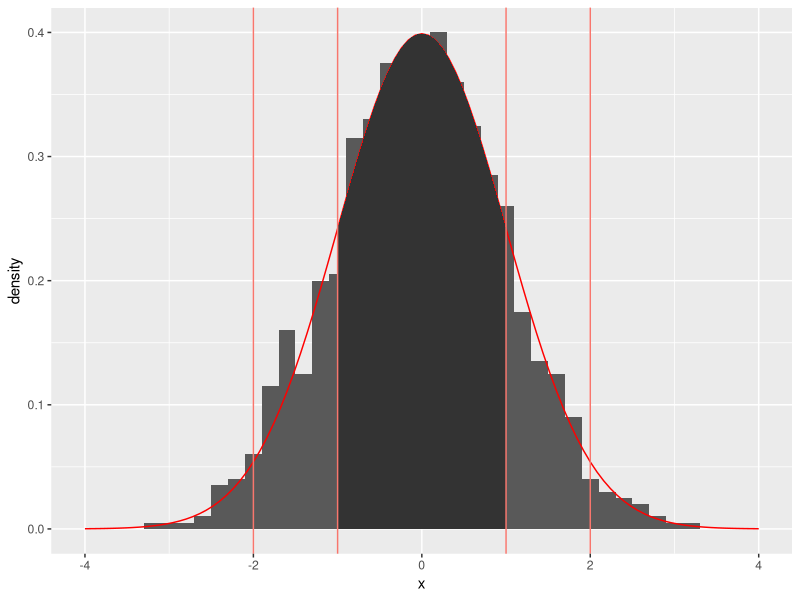
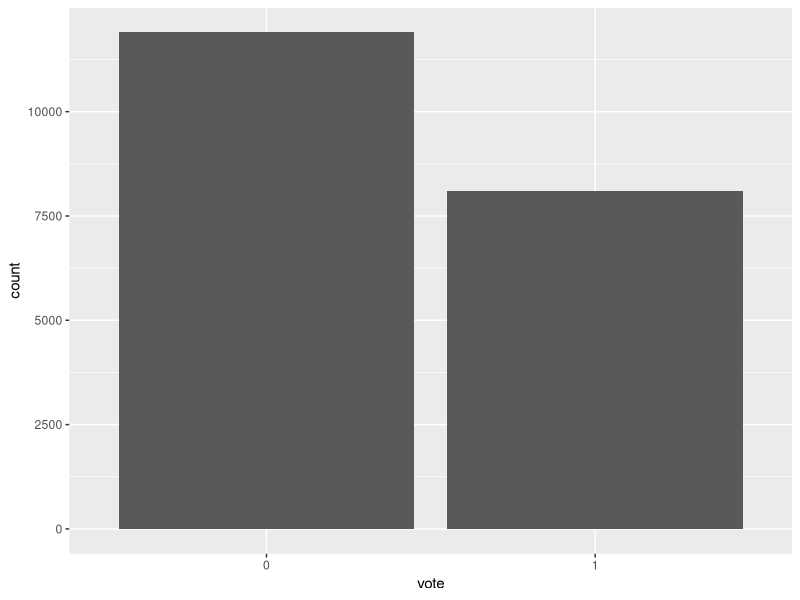
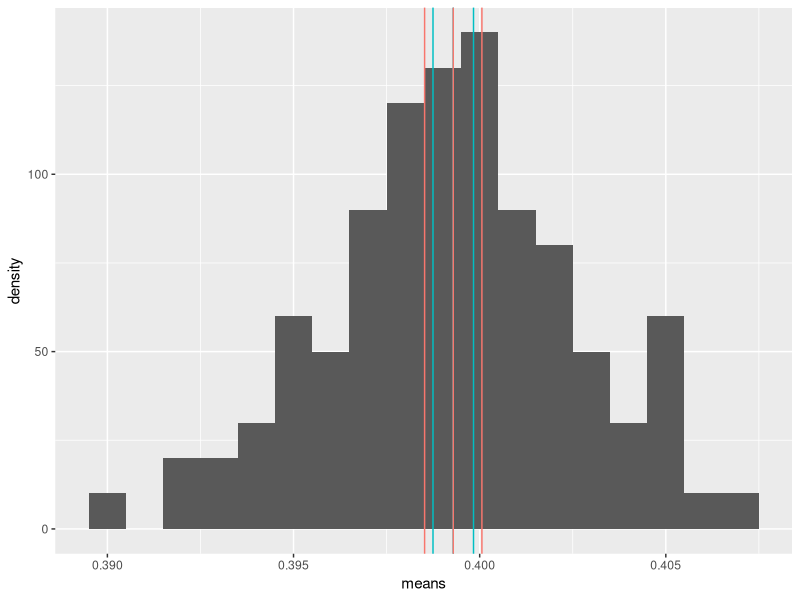

The R source for these figures, in order:
## ---- chunk 1
knitr::opts_chunk$set(echo = TRUE)
if(!require("ggplot2")) { install.packages('ggplot2', repos = "http://cran.us.r-project.org"); library("ggplot2") }
## ---- chunk 2
df1 <- data.frame(x = rnorm(1000))
p1 <- ggplot(df1, aes(x)) + theme(legend.position="none") + xlim(-4, 4)
p1 <- p1 + geom_histogram(aes(y=after_stat(density)), binwidth=0.2, na.rm=TRUE)
p1 <- p1 + stat_function(fun=dnorm, args=list(mean=0, sd=1), colour="red")
p1 <- p1 + stat_function(fun=dnorm, xlim = c(-1, 1), geom = "area")
vline_data = data.frame(x_int = c(-2, -1, 1, 2))
p1 + geom_vline(aes(xintercept=x_int, colour="red"), vline_data)
## ---- chunk 3
#' n: # number of rexp samples for each mean
#' k: # number of means
generate_means <- function(n, years, prob) {
  #' collect k means, each with n samples, in an array
  sample_means = NULL
  for (i in 1:years) sample_means = c(sample_means, mean(rbinom(n, size=1, prob=prob)))
  means_df <- data.frame(means = sample_means)
  means_df
}
## ---- chunk 4
#' https://bookdown.org/yihui/rmarkdown-cookbook/font-color.html
colorize <- function(x, color) {
  if (knitr::is_latex_output()) {
    sprintf("\\textcolor{%s}{%s}", color, x)
  } else if (knitr::is_html_output()) {
    sprintf("<span style='color: %s;'>%s</span>", color,
      x)
  } else x
}
## ---- chunk 5
N <- 20000
years <- 100
df3 <- data.frame(vote = factor(rbinom(N, size=1, prob=0.4)))
df4 <- generate_means(N, years, 0.4)
X_n <- mean(df4$means)
low  <- function(quant) { X_n - qnorm(quant)*sd(df4$means)/sqrt(length(df4$means)) }
high <- function(quant) { X_n + qnorm(quant)*sd(df4$means)/sqrt(length(df4$means)) }
vline_data <- function(quant) { data.frame(x_int = c(low(quant), X_n, high(quant))) }
## ---- chunk 6
p3 <- ggplot(df3, aes(vote))+ geom_bar()
p3
## ---- chunk 7
p4 <- ggplot(df4, aes(means)) + theme(legend.position="none")
p4 <- p4 + geom_histogram(aes(y=after_stat(density)), binwidth=0.001, na.rm=TRUE)
p4 <- p4 + geom_vline(aes(xintercept=x_int, colour="red"), vline_data(0.95))
p4 + geom_vline(aes(xintercept=x_int, colour="blue"), vline_data(0.99))
